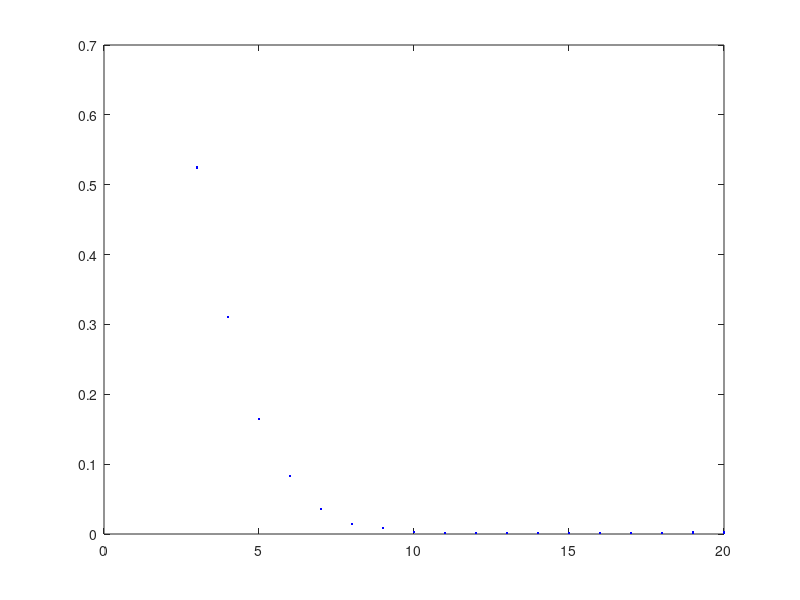

Write MATLAB code to recreate this figure.
tic
nI=10000; ndim=3:20; 
r=1;
KK = {1,length(ndim)};
nn = 1;
xmat=zeros(1,nI);
psi_nD=zeros(1,length(ndim));%ration of 
for l=1:length(ndim)
    for i=1:ndim(l)
    xmat(i,:) = -1+2*rand(1,nI);
    end
    d=0;
    Rnd_nD=zeros(ndim(l),ndim(l));
    for k=1:nI
    sigma=0;
        for j=1:ndim(l)
            sigma=sigma+ xmat(j,k)^2;
        end
        if sqrt(sigma)<=r
            d=d+1;
            Rnd_nD(:,d)=xmat(:,k);
            
        end 
        
    end
   psi_nD(l)=length(Rnd_nD)/nI;
   KK{nn} = {Rnd_nD};
   nn = nn+1;
end
figure(2)
plot(ndim,psi_nD,'b.')
toc
 